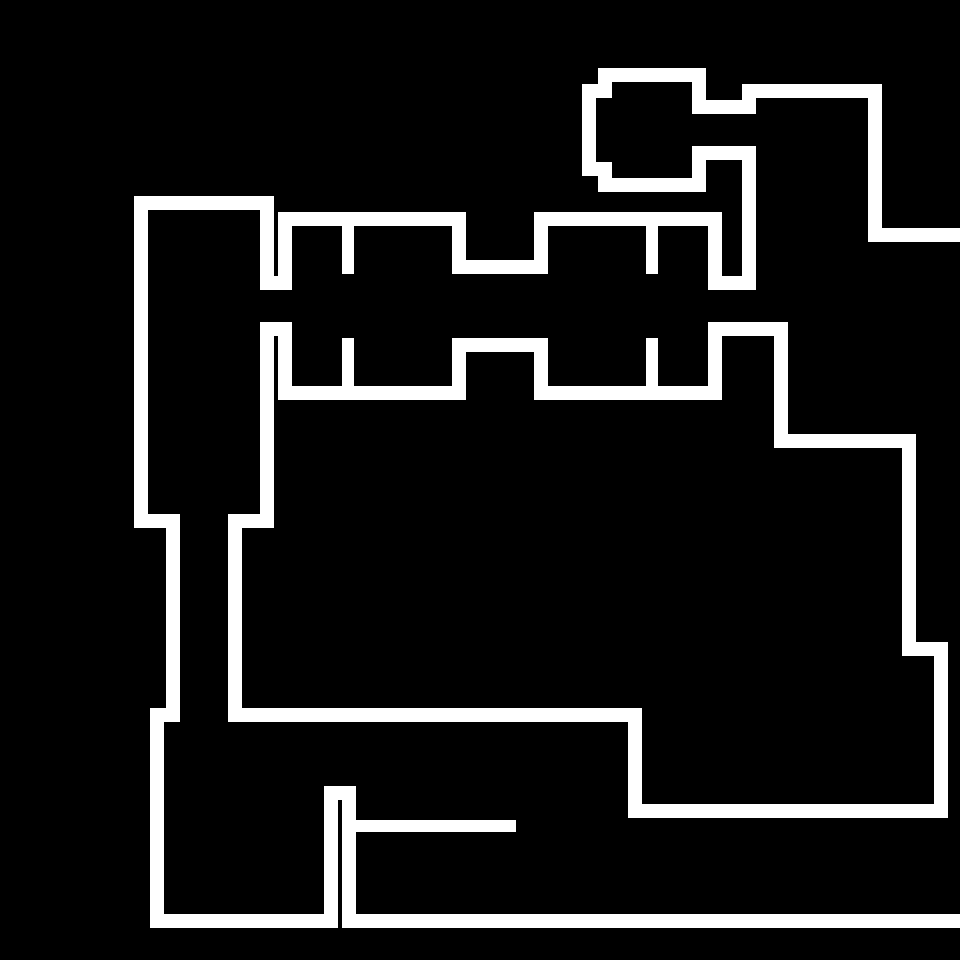

Tiled map render using the project's own tile images. Description and the map definition, with tile-layer contents summarised, below:
An orthogonal 60x60 tile map with 16x16 px tiles, 1 tile layer (Tile Layer 1).

<map version="1.10" tiledversion="1.10.1" orientation="orthogonal" renderorder="right-down" width="60" height="60" tilewidth="16" tileheight="16" infinite="0" nextlayerid="2" nextobjectid="1">
 <tileset firstgid="1" source="map_unbound_blue.tsx" />
 <layer id="1" name="Tile Layer 1" width="60" height="60" offsetx="100" offsety="18">
  <data>[3600 cells, 3599 non-empty, 15 distinct tile ids]</data>
 </layer>
</map>